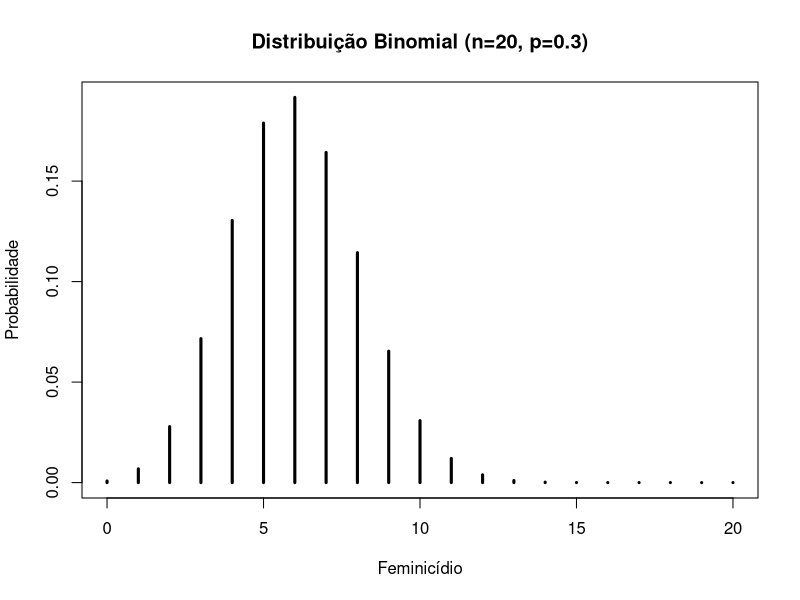
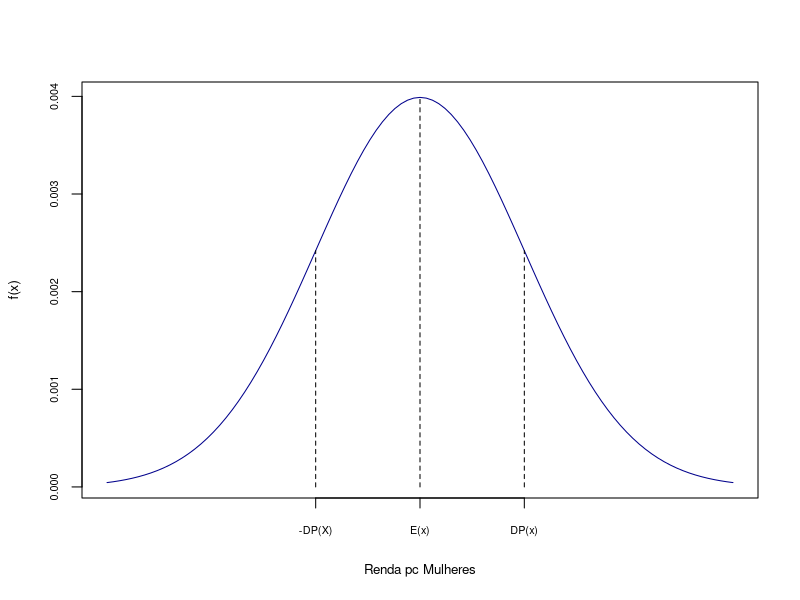
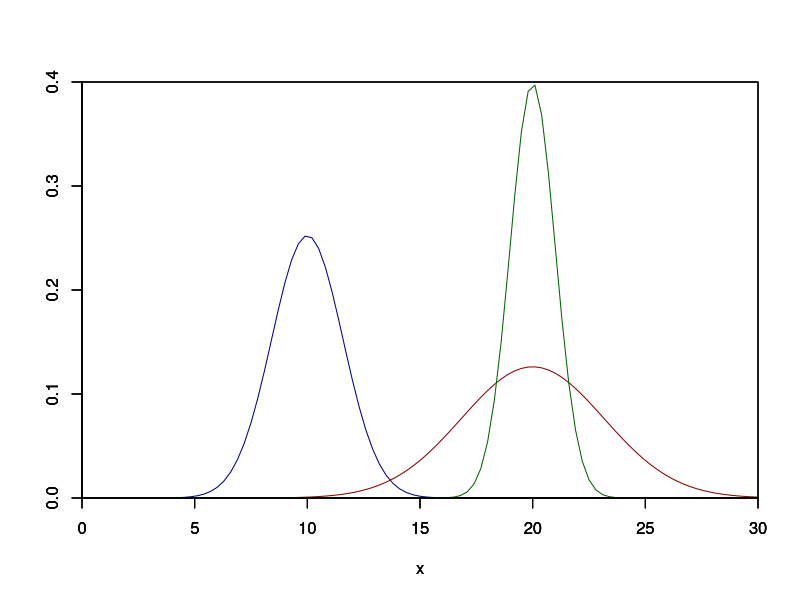
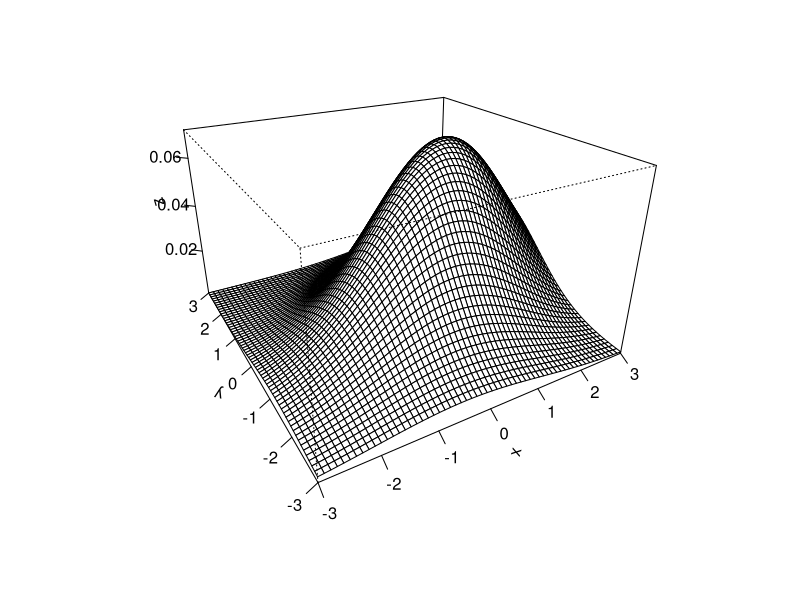
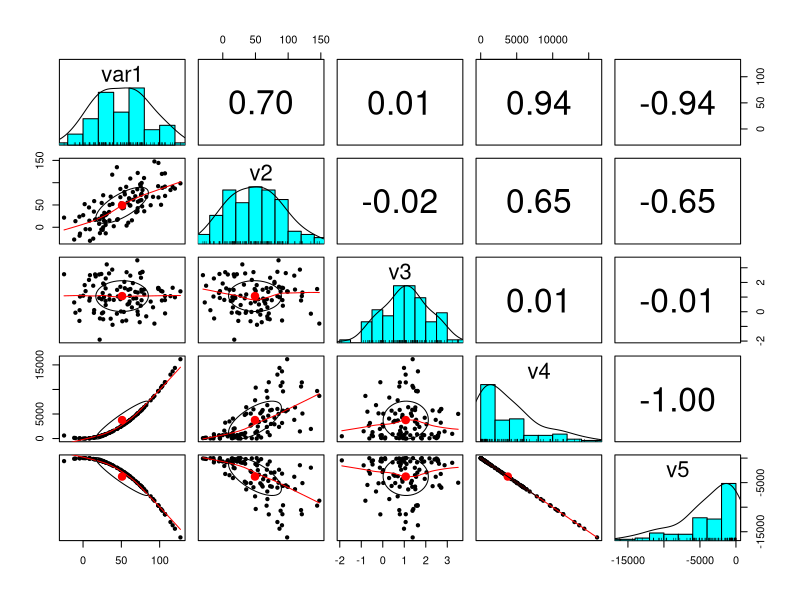
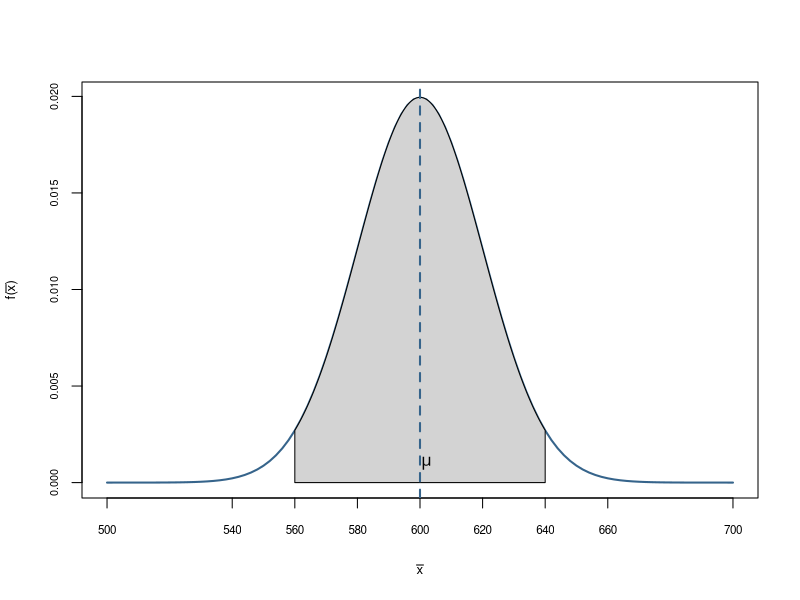
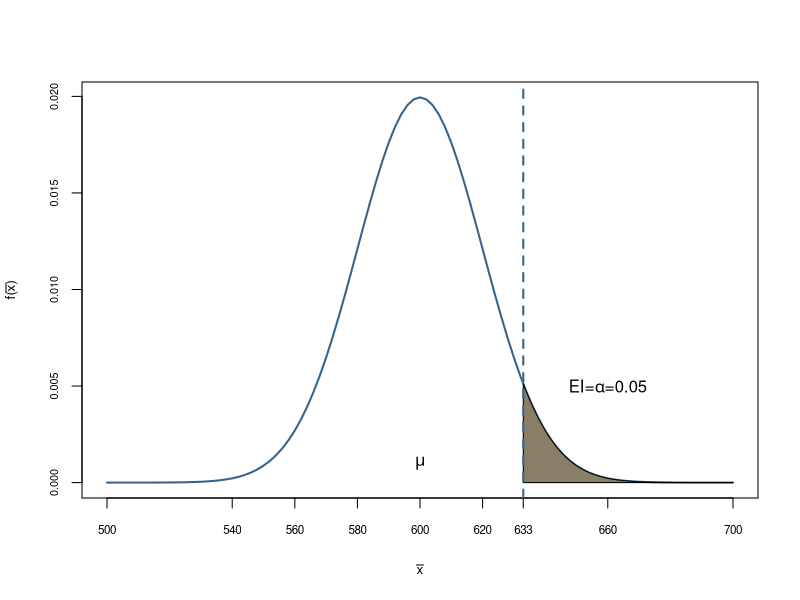

These figures' R source, in order:
## ---- chunk 1
#| include: false
#| eval: true
knitr::opts_knit$set(root.dir = normalizePath(".."))
## ---- chunk 2
feminicidio <- 0:20

plot(feminicidio,dbinom(feminicidio,size=20,prob=.3),
     type='h',
     main='Distribuição Binomial (n=20, p=0.3)',
     ylab='Probabilidade',
     xlab ='Feminicídio',
     lwd=3)
## ---- chunk 3
rm(list = ls(all.names = TRUE)) #will clear all objects includes hidden objects.
x<-seq(700,1300,1)
fdnorm<-dnorm(x = x, mean = 1000, sd=100)  
fdanorm<-pnorm(q = x, mean = 1000, sd=100)
curve(dnorm(x,1000,100),xlim=c(700,1300),main='',xaxt="n",xlab="Renda pc Mulheres", ylab="f(x)",col="darkblue",cex.axis=0.65, cex.lab=0.8) 
axis(1,at=c(900, 1000, 1100),labels =
       c("-DP(X)","E(x)","DP(x)"),cex.axis=0.65, cex.lab=0.8) 
lines(x=c(1000,1000),y=c(0,fdnorm[x==1000]),lty=2, col="black") 
lines(x=c(1100,1100),y=c(0,fdnorm[x==1100]),lty=2, col="black")
lines(x=c(900,900),y=c(0,fdnorm[x==900]),lty=2, col="black")

## ---- chunk 4
curve(dnorm(x,mean=10,sd=sqrt(2.5)),xlim=c(0,30),ylim=c(0.0,0.4),xaxs="i",yaxs="i",ylab="", col="darkblue") 
par(new=T)
curve(dnorm(x,mean=20,sd=sqrt(10)),xlim=c(0,30),ylim=c(0.0,0.4),xaxs="i",yaxs="i",ylab="", col="darkred") 
par(new=T)
curve(dnorm(x,mean=20,sd=sqrt(1)),xlim=c(0,30),ylim=c(0.0,0.4),xaxs="i",yaxs="i",ylab="", col="darkgreen") 

## ---- chunk 5
library(mnormt)

#Para tornar reproduzível
set.seed(0)

#cCriando a normal bivariada
x     <- seq(-3, 3, 0.1) 
y     <- seq(-3, 3, 0.1)
mu    <- c(1, 0)
sigma <- matrix(c(3, 1, 1, 2), nrow=2)
f     <- function(x, y) dmnorm(cbind(x, y), mu, sigma)
z     <- outer(x, y, f)

#Criando um gráfico de superfície
persp(x, y, z, theta=-30, phi=25, expand=0.6, ticktype='detailed')
## ---- chunk 6
library(psych)
data <- data.frame( var1 = 1:100 + rnorm(100,sd=20), v2 = 1:100 + rnorm(100,sd=27), v3 = rep(1, 100) + rnorm(100, sd = 1)) 
data$v4 = data$var1 ** 2 
data$v5 = -(data$var1 ** 2) 
pairs.panels(data)
## ---- chunk 7
x<-seq(500,700,0.1) 
fdnorm<-dnorm(x = x, mean = 600, sd=20)   
regiao=seq(560,640,0.01)
cord.x <- c(min(regiao),regiao,max(regiao))
cord.y <- c(0,dnorm(regiao,mean=600, sd=20),0) 
curve(dnorm(x,600,20),xlim=c(500,700),xlab=expression(bar(x)),type="l",
      col="steelblue4",lwd=2, ylab=expression(paste("f(", bar(x),
      ")")),xaxt="n",cex.axis=0.65, cex.lab=0.8 ) 
axis(1,at=c(500,540,560,580, 600, 620, 640,660, 700),labels =
       c(500,540,560,580, 600, 620, 640,660, 700),cex.axis=0.7, cex.lab=0.8) 
polygon(cord.x,cord.y,col='lightgray')
abline(v=600, col="steelblue4", lty=2, lwd=2)
text(602, 0.001, expression(mu))

## ---- chunk 8
x<-seq(500,700,0.1) 
fdnorm<-dnorm(x = x, mean = 600, sd=20)  
fdnorm1<-dnorm(x = x, mean = 660, sd=20)
regiao=seq(633,700,0.01)
cord.x <- c(min(regiao),regiao,max(regiao))
cord.y <- c(0,dnorm(regiao,mean=600, sd=20),0) 
curve(dnorm(x,600,20),xlim=c(500,700),xlab=expression(bar(x)),type="l",
      col="steelblue4",lwd=2, ylab=expression(paste("f(", bar(x),
      ")")),xaxt="n",cex.axis=0.65, cex.lab=0.8 ) 
axis(1,at=c(500,540,560,580, 600, 620, 633,660, 700),labels =
       c(500,540,560,580, 600, 620, 633,660, 700),cex.axis=0.7, cex.lab=0.8) 
polygon(cord.x,cord.y,col='wheat4')
abline(v=633, col="steelblue4", lty=2, lwd=2)
text(600, 0.001, expression(mu))
text(660, 0.005, expression(paste("EI=", alpha, "=0.05")))
